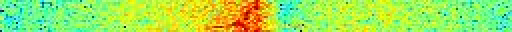
#> input picture Recorded_data/recordingsv2/0m/waterfall_00.jpg, 256 x 16 px, found by its file name (shown 2 times larger)
$ python jpjdisplay.py
#> lines starting #> are read from the running program, lines starting #| are printed output that depends on the picture
from matplotlib import pyplot as plt
import numpy as np
from PIL import Image
import os
filename="recordingsv2/1m_jpg/waterfall_00.jpg"
img=Image.open(filename)
#> img is the input picture: PIL image 256x16 RGB; mean R, G, B 158.9, 231, 89
data=np.array(img)
plt.figure(figsize=(10,10))
plt.imshow(data,cmap="jet")
plt.colorbar(label="Intensity")
plt.title(os.path.basename(filename))
plt.axis("off")
plt.show()
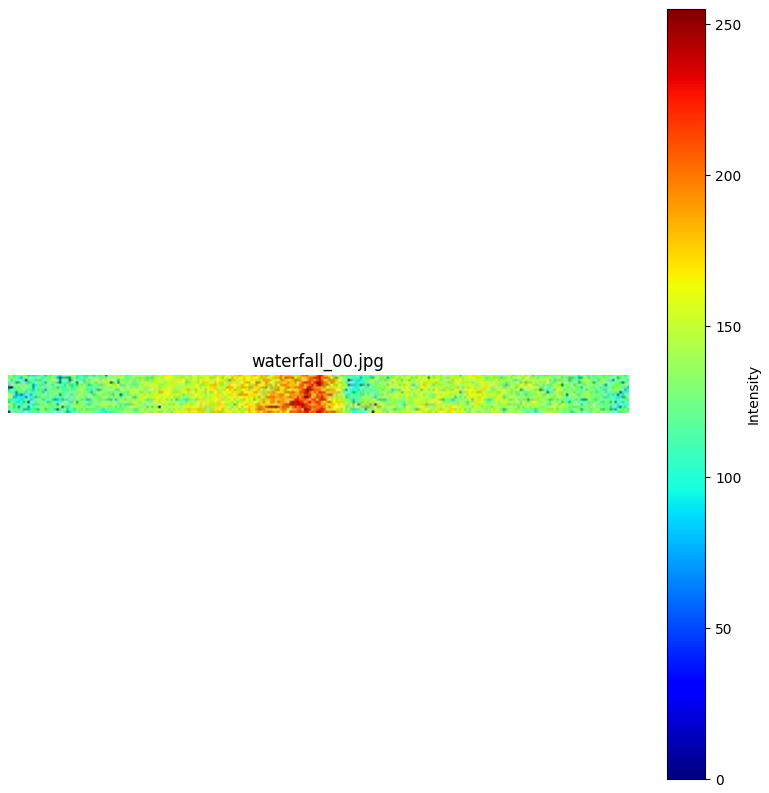
#> figure drawn by matplotlib, 2 panels
